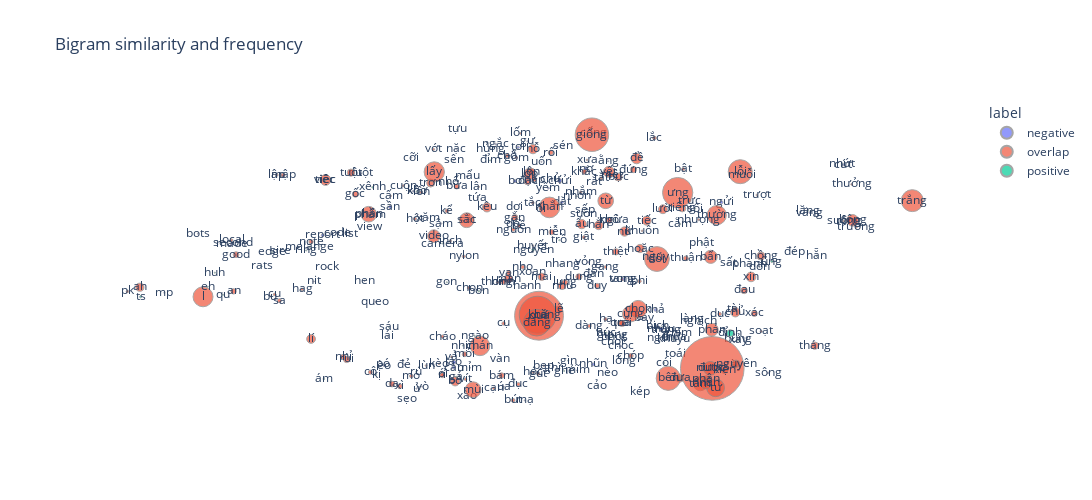

Notebook code cell kept with this figure:
### Code cell
# visualize
tsne_2_components_shuffle = tsne_2_components.sample(frac=1)
Detective.wordScatterPlot(tsne_2_components_shuffle.head(300))

### Figure 1 — Plotly figure (JSON) as saved in the notebook; plotly's stock layout.template omitted (floating-point values rounded to 4 significant figures; data arrays with more than 128 entries replaced by an {"elided": "..."} marker saying what was removed)
{"data": [{"hovertemplate": "<b>%{hovertext}</b><br><br>label=negative<br>component_1=%{x}<br>component_2=%{y}<br>freq=%{marker.size}<br>word=%{text}<extra></extra>", "hovertext": ["úa", "sẹo", "toái", "xô", "láo", "nặc", "report", "èo", "trũng", "cáu", "kép", "gày", "mạ", "ngửi", "tơi", "cỡi", "sắt", "bu", "xăm", "bày", "giọng", "chử", "sất", "vong", "nhũn", "xào", "ngủn", "list", "xoan", "hanh", "dộ", "code", "bots", "khả", "vò", "yếm", "rắt", "queo", "dợi", "view", "hửng", "mp", "cống", "sire", "ghì", "đẻ", "mỉm", "sên", "rock", "sần", "gư", "dỡn", "pó", "thùa", "chóc", "vỏng", "sén", "lái", "bùng", "ủ", "nhàu", "vàn", "văng", "chửi", "made", "dặt", "mẩu", "uốn", "cứt", "hen", "duột", "nit", "sậm", "mĩm", "second", "phành", "bịch", "nơ", "sông", "ngắc", "chím", "lõng", "tứa", "ằng", "bơ", "rông"], "legendgroup": "negative", "marker": {"color": "#636efa", "line": {"color": "Gray", "width": 1}, "size": [1, 1, 1, 2, 11, 1, 5, 2, 2, 7, 1, 1, 1, 7, 4, 1, 4, 1, 1, 2, 1, 1, 1, 7, 5, 1, 1, 2, 1, 1, 1, 1, 1, 5, 1, 2, 1, 1, 1, 1, 1, 1, 1, 1, 1, 1, 1, 1, 1, 7, 1, 1, 1, 1, 2, 2, 1, 1, 2, 1, 12, 1, 2, 12, 3, 6, 2, 1, 3, 1, 2, 1, 1, 1, 2, 1, 4, 6, 2, 2, 1, 1, 1, 1, 6, 3], "sizemode": "area", "sizeref": 1.382, "symbol": "circle"}, "mode": "markers+text", "name": "negative", "orientation": "v", "showlegend": true, "text": ["úa", "sẹo", "toái", "xô", "láo", "nặc", "report", "èo", "trũng", "cáu", "kép", "gày", "mạ", "ngửi", "tơi", "cỡi", "sắt", "bu", "xăm", "bày", "giọng", "chử", "sất", "vong", "nhũn", "xào", "ngủn", "list", "xoan", "hanh", "dộ", "code", "bots", "khả", "vò", "yếm", "rắt", "queo", "dợi", "view", "hửng", "mp", "cống", "sire", "ghì", "đẻ", "mỉm", "sên", "rock", "sần", "gư", "dỡn", "pó", "thùa", "chóc", "vỏng", "sén", "lái", "bùng", "ủ", "nhàu", "vàn", "văng", "chửi", "made", "dặt", "mẩu", "uốn", "cứt", "hen", "duột", "nit", "sậm", "mĩm", "second", "phành", "bịch", "nơ", "sông", "ngắc", "chím", "lõng", "tứa", "ằng", "bơ", "rông"], "type": "scatter", "x": [-2.801, -12.04, 13.62, -11.45, -7.545, -7.311, -20.1, -14.22, 12.7, -7.56, 10.23, 19.16, -0.7751, 18.01, -1.417, -11.62, -6.254, -25.1, -10.04, 10.63, 7.572, 1.721, 18.65, 8.62, 5.779, -6.279, 12.23, -17.48, -0.002853, -0.5917, -1.932, -18.7, -32.0, 11.7, -10.59, 1.488, 5.812, -15.04, -1.762, -15.57, -4.016, -35.22, 5.837, -24.14, 1.906, -12.29, -6.012, -7.569, -19.66, -13.64, -0.5241, 21.66, -14.33, 13.49, 8.373, 5.305, 2.92, -13.87, 19.6, -11.13, 12.26, -3.131, 26.45, 2.566, -28.8, 2.766, -6.267, 0.8123, 29.65, -16.09, -16.47, -20.94, -8.749, 4.221, -28.7, 20.69, 11.9, 5.03, 22.48, -3.573, 13.93, 8.725, -5.285, 7.185, -1.723, 30.17], "xaxis": "x", "y": [-64.48, -71.15, -46.88, 39.59, -51.58, 61.99, 16.17, -53.36, -34.29, -54.34, -67.56, -53.24, -71.9, 33.76, 63.07, 57.6, 24.2, -16.53, 25.33, -28.08, -36.85, 46.1, 1.215, -7.285, -52.69, -69.46, -38.41, 16.94, -3.655, -10.76, 22.37, 17.13, 17.01, -23.64, -64.51, 41.27, 44.65, -19.27, 31.32, 20.85, 62.13, -14.5, 70.6, 7.944, -54.46, -52.84, -54.43, 56.2, -0.9478, 31.18, 66.26, -0.76, -52.65, -38.15, -43.02, 1.804, 63.63, -37.73, -39.07, -65.6, -33.8, -49.89, 28.22, 45.24, 11.53, 33.66, 47.61, 55.32, 53.81, -8.146, 49.11, -8.462, 22.41, -55.9, 12.23, 0.7567, -32.13, 51.58, -57.21, 64.82, -36.03, -50.65, 36.24, 55.63, 45.01, 23.94], "yaxis": "y"}, {"hovertemplate": "<b>%{hovertext}</b><br><br>label=overlap<br>component_1=%{x}<br>component_2=%{y}<br>freq=%{marker.size}<br>word=%{text}<extra></extra>", "hovertext": {"elided": "160 str values"}, "legendgroup": "overlap", "marker": {"color": "#EF553B", "line": {"color": "Gray", "width": 1}, "size": {"elided": "160 int values"}, "sizemode": "area", "sizeref": 1.382, "symbol": "circle"}, "mode": "markers+text", "name": "overlap", "orientation": "v", "showlegend": true, "text": {"elided": "160 str values"}, "type": "scatter", "x": {"elided": "160 float values"}, "xaxis": "x", "y": {"elided": "160 float values"}, "yaxis": "y"}, {"hovertemplate": "<b>%{hovertext}</b><br><br>label=positive<br>component_1=%{x}<br>component_2=%{y}<br>freq=%{marker.size}<br>word=%{text}<extra></extra>", "hovertext": ["ghẻ", "huh", "rats", "nhót", "rú", "nguy", "melange", "nhơn", "qu", "sáu", "húc", "đỉnh", "phật", "tựu", "hẵn", "sếp", "đan", "ngừa", "eh", "sôi", "nghịch", "đỉm", "suôn", "cói", "gá", "xênh", "gon", "khuỷu", "xảy", "cằm", "nhịn", "đép", "gìn", "edge", "ts", "nhố", "khờ", "ngào", "ring", "nguyễn", "muỗi", "tiệc", "bon", "nhứt", "cảo", "chọi", "nhang", "nèo", "trồ", "kị", "lăng", "camera", "ũng", "ám"], "legendgroup": "positive", "marker": {"color": "#00cc96", "line": {"color": "Gray", "width": 1}, "size": [1, 1, 1, 1, 1, 1, 1, 1, 1, 1, 1, 34, 2, 1, 1, 1, 1, 1, 1, 1, 1, 1, 1, 1, 1, 2, 1, 1, 2, 1, 1, 1, 1, 1, 3, 1, 1, 1, 1, 4, 1, 2, 2, 1, 1, 1, 1, 1, 1, 1, 1, 1, 3, 2], "sizemode": "area", "sizeref": 1.382, "symbol": "circle"}, "mode": "markers+text", "name": "positive", "orientation": "v", "showlegend": true, "text": ["ghẻ", "huh", "rats", "nhót", "rú", "nguy", "melange", "nhơn", "qu", "sáu", "húc", "đỉnh", "phật", "tựu", "hẵn", "sếp", "đan", "ngừa", "eh", "sôi", "nghịch", "đỉm", "suôn", "cói", "gá", "xênh", "gon", "khuỷu", "xảy", "cằm", "nhịn", "đép", "gìn", "edge", "ts", "nhố", "khờ", "ngào", "ring", "nguyễn", "muỗi", "tiệc", "bon", "nhứt", "cảo", "chọi", "nhang", "nèo", "trồ", "kị", "lăng", "camera", "ũng", "ám"], "type": "scatter", "x": [2.985, -30.39, -25.93, 7.672, -11.14, 11.73, -21.33, 4.177, -29.61, -13.76, 7.015, 18.86, 16.13, -7.234, 27.11, 4.939, 5.787, 7.835, -31.07, 15.5, 15.85, -4.09, 4.858, 12.55, -7.333, -15.32, -8.223, 13.44, 19.69, 14.08, -6.681, 24.97, 3.372, -24.93, -37.49, -8.106, -11.12, -5.578, -21.66, 0.01081, 19.95, -19.83, -5.166, 29.55, 6.149, 7.616, 2.795, 7.166, 2.525, -14.99, 26.31, -8.662, 22.83, -19.97], "xaxis": "x", "y": [-56.15, -3.764, -0.4248, -38.15, -56.73, 4.682, 9.939, 36.94, -15.57, -32.75, -35.76, -36.02, 12.32, 72.65, 5.162, 29.86, -4.616, 24.44, -11.26, 30.41, -29.49, 56.08, 27.76, -51.93, -59.31, 41.75, -8.892, -39.3, -39.7, 22.16, -42.63, 7.482, -50.7, 7.089, -16.67, 44.33, 39.54, -37.36, 8.066, 8.388, 48.53, 45.64, -13.67, 54.0, -63.98, -40.98, 0.7269, -57.33, 13.54, -58.17, 29.3, 11.77, 2.148, -60.46], "yaxis": "y"}], "layout": {"height": 500, "legend": {"itemsizing": "constant", "title": {"text": "label"}, "tracegroupgap": 0}, "title": {"text": "Bigram similarity and frequency"}, "width": 1200, "xaxis": {"anchor": "y", "domain": [0, 1], "title": {"text": "component_1"}, "visible": false}, "yaxis": {"anchor": "x", "domain": [0, 1], "title": {"text": "component_2"}, "visible": false}}}
